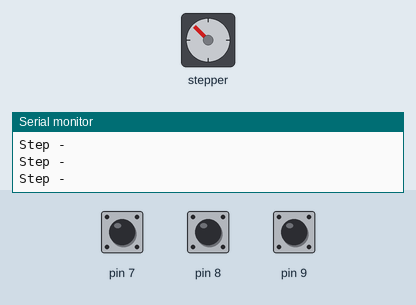
Recording of a sketch running on a simulated Arduino Uno, built with avr-gcc and run on an emulated ATmega328P. Parts: stepper motor, the last lines printed to the serial monitor. The inputs (shaded band) are chosen by the test bench; at power-on: pin 7 HIGH, pin 8 HIGH, pin 9 HIGH. Stepper angles assume 8 steps per turn.

Above: at 1.0 s.
1.1 s: pin 7 pulled LOW for 0.15 s
At 1.3 s:
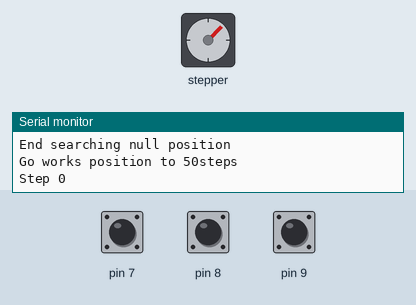
4.1 s: pin 8 pulled LOW for 3.2 s
8.8 s: pin 9 pulled LOW for 0.15 s
At 10.3 s:
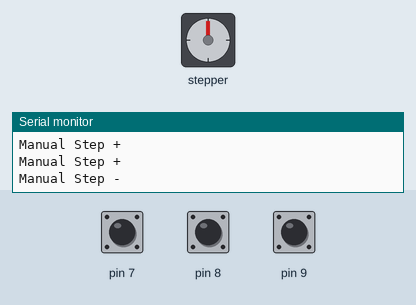
11.8 s: pin 8 pulled LOW for 1 s
At 13.1 s:
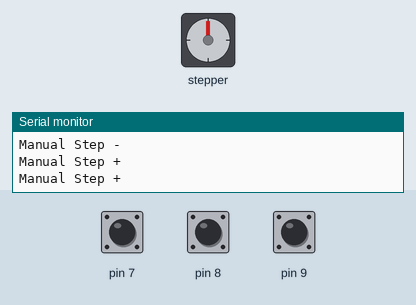
Timing chart, 0 to 14.8 s (numbered marks = the images above; inputs shaded):
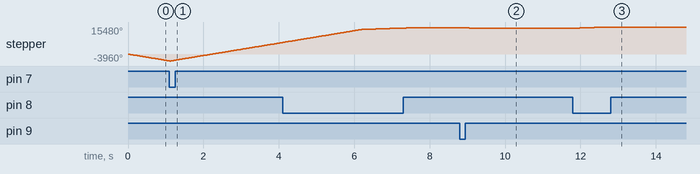

Measured:
- after the input at 8.8 s, stepper: turns 360° counter-clockwise in 0.44 s, starting at once
- after the input at 11.8 s, stepper: turns 720° clockwise in 0.94 s, starting at once

The sketch:

Car-Heating.ino
```cpp
#include <Stepper.h>
#include <OneWire.h>
#include <TimerOne.h>

const int count_steps = 50;  //  колличество шагов которое нужно отмотать вперед
const int stepsPerRevolution = 8; // шагов открытия заслонки
const int spped_manual = 120; // скорость ручного режима

OneWire ds(10);
Stepper myStepper(stepsPerRevolution, 2, 3, 4, 5);

boolean mode = true;
boolean is_null = false;

void setup()
{
    Serial.begin(9600);
    Serial.println("Go settings");
    Serial.println("");

    for(int i = 2; i <= 5; i++) pinMode(i, OUTPUT);
    for(int i = 7; i <= 9; i++) pinMode(i, INPUT_PULLUP);

    myStepper.setSpeed(600);

    Serial.println("Go searching null position");
    while(digitalRead(7))
    {
        myStepper.step(-stepsPerRevolution);
        Serial.println("Step -");
    }
    Serial.println("End searching null position");
    Serial.println("");

    Serial.print("Go works position to ");
    Serial.print(count_steps);
    Serial.println("steps");
    for(int i = 0; i < count_steps; i++)
    {
        myStepper.step(stepsPerRevolution);
        Serial.print("Step ");
        Serial.println(i);
    }
    Serial.println("End works position");
    Serial.println("");

    mode = (digitalRead(8) && digitalRead(9)) ? true : false;
    if(mode) myStepper.setSpeed(5); // время прогрева без датчика

    Timer1.initialize();
    Timer1.attachInterrupt(timer_action);

    Serial.println("End settings");
    Serial.println("");

    Serial.println("Start program");
    Serial.println("");
}

void timer_action()
{
     if(mode)
     {
          int livetemp = get_temp();
          int maxtemp = 90;

          int ostatokTemp = 90 - livetemp; // получаем разность темпиратуры (если отрицательная то сложение будет)
          int ostatokSpeed = 35 - 2; // получаем разность скорости от минимума к максимуму

          int a = ostatokTemp / 100;
          int b = ostatokSpeed / 100;

          int setspeed = ostatokTemp * ostatokSpeed;

          myStepper.setSpeed(setspeed);

          mode = (digitalRead(8) && digitalRead(9)) ? true : false;

          if(!mode)
          {
              myStepper.setSpeed(35);
              Serial.println("Manual mode start");
              Serial.println("");
          }
     }
}

int get_temp()
{
    byte data[2]; ds.reset();
    ds.write(0xCC); ds.write(0x44);
    delay(750); ds.reset();
    ds.write(0xCC); ds.write(0xBE);
    data[0] = ds.read(); data[1] = ds.read();
    int Temp = (data[1]<< 8)+data[0];
    Temp = Temp>>4;
    Serial.println(Temp);
    return Temp;
}

void loop()
{
    if(mode)
    {
        if(digitalRead(7))
        {
            myStepper.step(-stepsPerRevolution);
            Serial.println("Auto Step -");
        }
        else
        {
         mode = !mode;
            Serial.println("End program");
        }
    }
    else if(!mode)
    {
        myStepper.setSpeed(spped_manual); // скорость ручного режима

        if(!digitalRead(8))
        {
            myStepper.step(stepsPerRevolution);
            Serial.println("Manual Step +");
        }
        else if(!digitalRead(9) && digitalRead(7))
        {
            myStepper.step(-stepsPerRevolution);
            Serial.println("Manual Step -");
        }
    }
}
```
